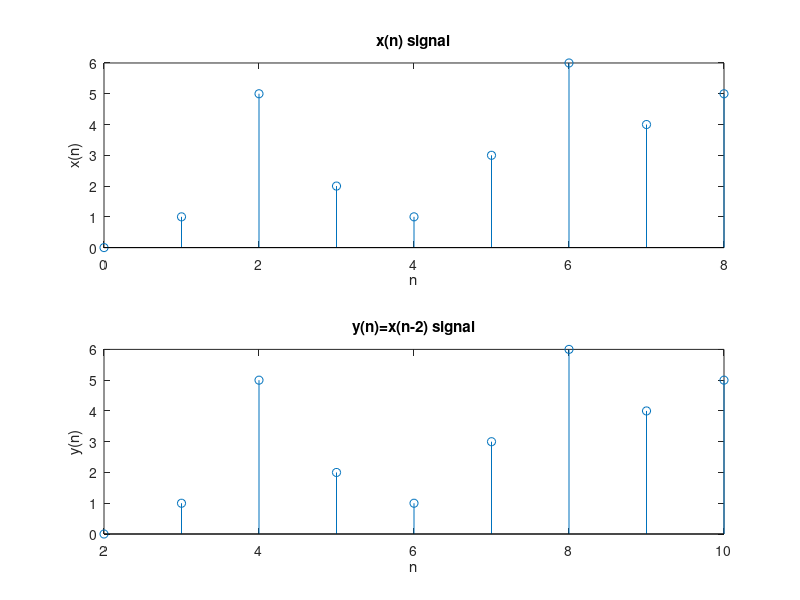

The MATLAB source for this figure:
n = 0:8;
x = [0 1 5 2 1 3 6 4 5];

subplot(2,1,1);
stem(n,x);
title('x(n) signal');
xlabel('n');
ylabel('x(n)');

m=n+2; y=x;
subplot(2,1,2);
stem(m,y);
title('y(n)=x(n-2) signal');
xlabel('n');
ylabel('y(n)');
